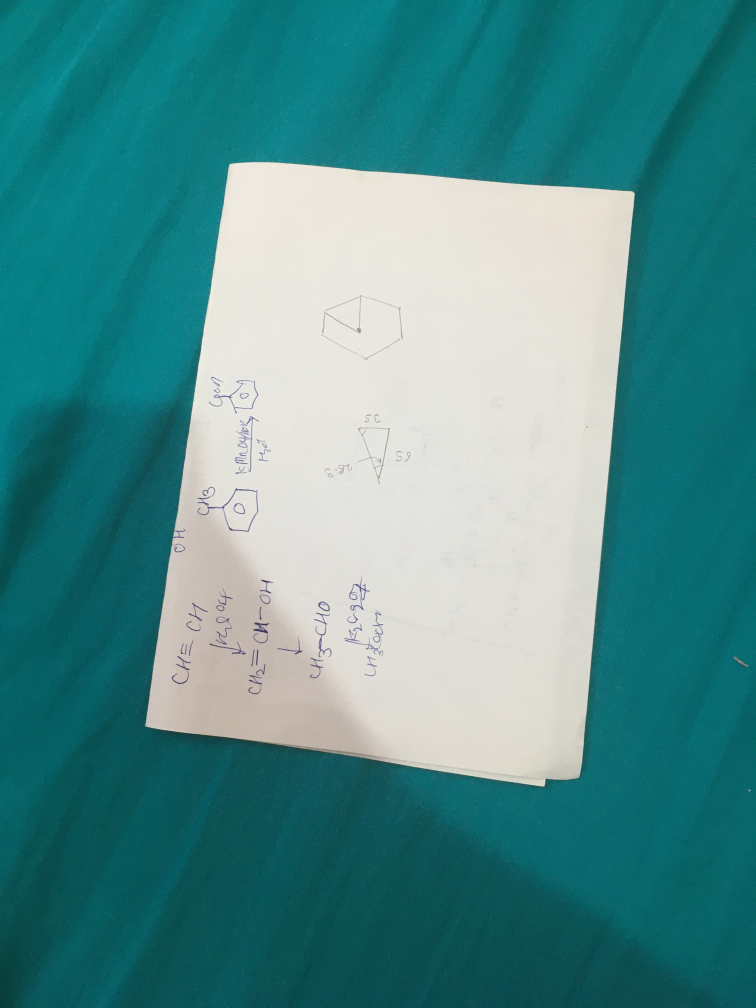
#> input picture Assignment_7/IMG_3879.jpg, 3024 x 4032 px (shown at 1/4 size)
$ python Q2.py
#> lines starting #> are read from the running program, lines starting #| are printed output that depends on the picture; after the words box and inside, x2 and y2 are one past the last pixel; in counts of white or black regions, pixels touching at a corner belong together
import cv2
import numpy as np

iimg=cv2.imread('IMG_3879.jpg')
#> iimg is the input picture: shape (4032, 3024, 3); mean B, G, R 141.6, 141.2, 79.5
img=cv2.resize(iimg,(640,640))
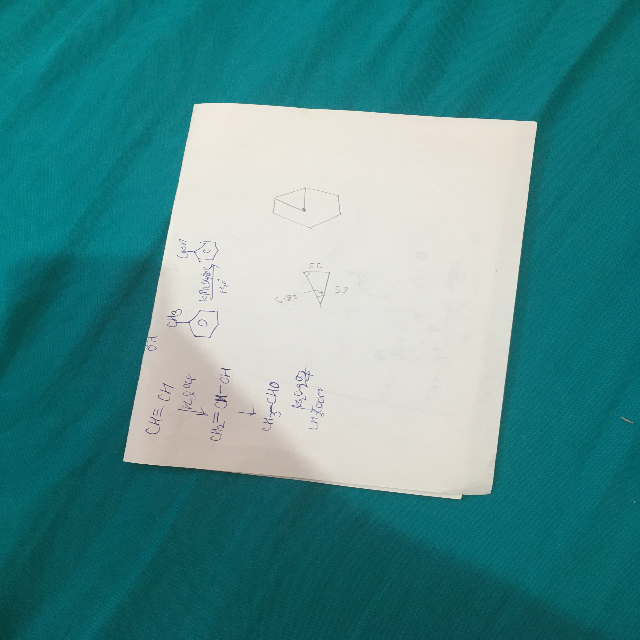
#> img: shape (640, 640, 3); mean B, G, R 141.5, 141.1, 79.4
image=cv2.cvtColor(img,cv2.COLOR_BGR2GRAY)
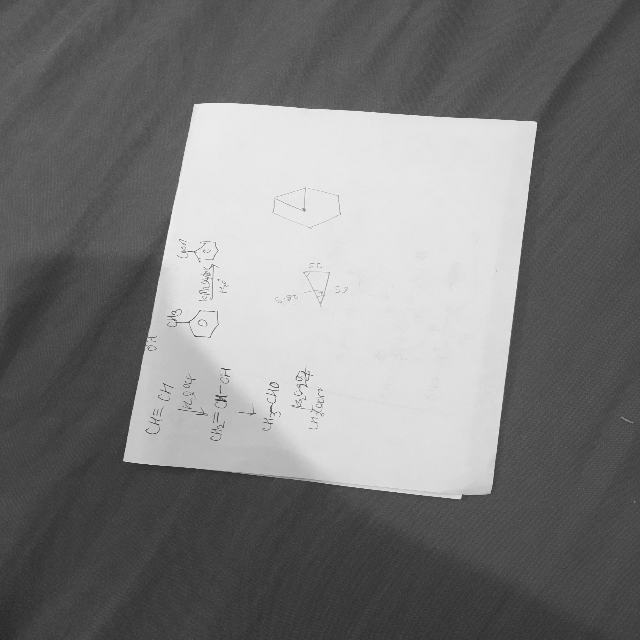
#> image: shape (640, 640); min 36, max 242, mean 122.7
kernel=np.ones((2,2))
gaussian_blur=cv2.GaussianBlur(image,(5,5),2)
edge=cv2.Canny(gaussian_blur,150,200)
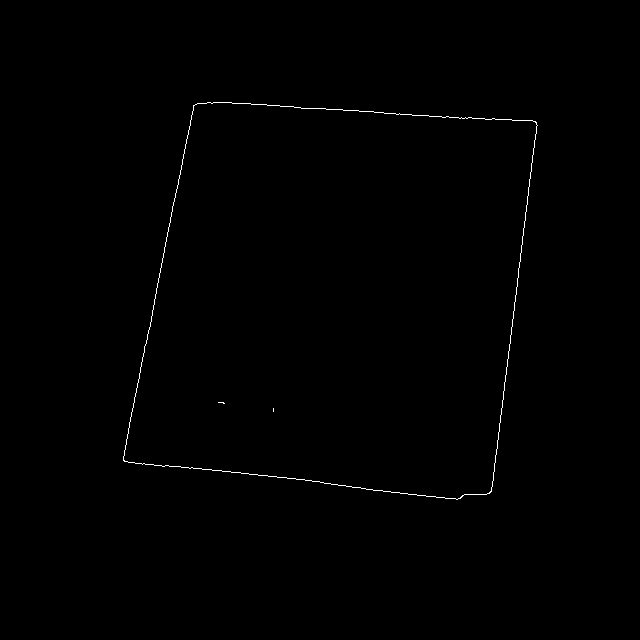
#> edge: shape (640, 640); 0.35% white in thin lines or dots, all inside (x1, y1, x2, y2) = (123, 102, 538, 500)
contours,heirarchy=cv2.findContours(edge,cv2.RETR_TREE,cv2.CHAIN_APPROX_SIMPLE)
#> contours = 4 contours, 2 with area under 20; largest, box (x1, y1, x2, y2) and area: (123, 102, 538, 500) 133016, (123, 102, 538, 500) 133006
areas=[cv2.contourArea(c) for c in contours]
#> areas = [133015.5, 133006.5, 0, 1]
max_index=np.argmax(areas)
#> max_index = 0
max_contour=contours[max_index]
#> max_contour = contour of 402 points, box (x1, y1, x2, y2) (123, 102, 538, 500), area 133016

perimeter=cv2.arcLength(max_contour,True)
#> perimeter = 1520.7
ROI=cv2.approxPolyDP(max_contour,0.01*perimeter,True)
#> ROI = [[193, 105], [123, 460], [489, 493], [536, 122]]
cv2.drawContours(img,[ROI],-1,(0,255,0),2)
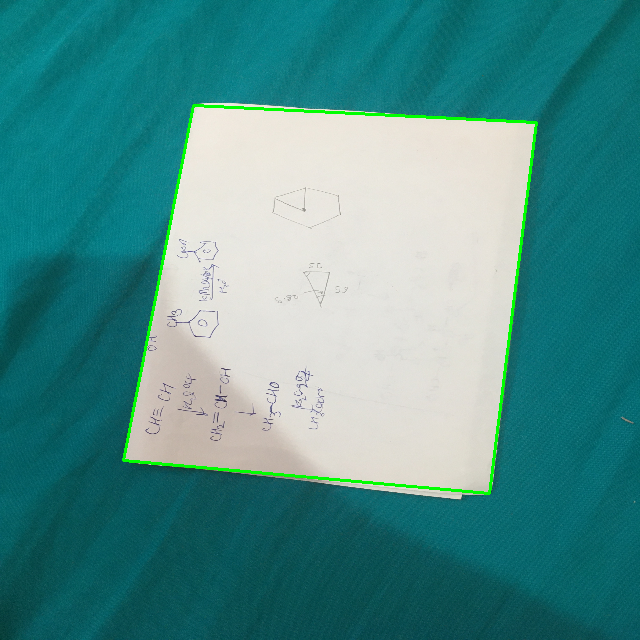
#> img: shape (640, 640, 3); 1.05% of pixels changed, all inside (x1, y1, x2, y2) = (122, 104, 538, 495)

pts_1=np.array([ROI[0],ROI[1],ROI[3],ROI[2]],np.float32)
#> pts_1 = [[193, 105], [123, 460], [536, 122], [489, 493]]
pts_2=np.array([(0,0),(500,0),(0,500),(500,500)],np.float32)
perspective=cv2.getPerspectiveTransform(pts_1,pts_2)
#> perspective = [[-0.0775, 1.56, -149.2], [1.57, 0.309, -334.8], [0.000106, 0.000234, 1]]
transformed=cv2.warpPerspective(img,perspective,(500,500))
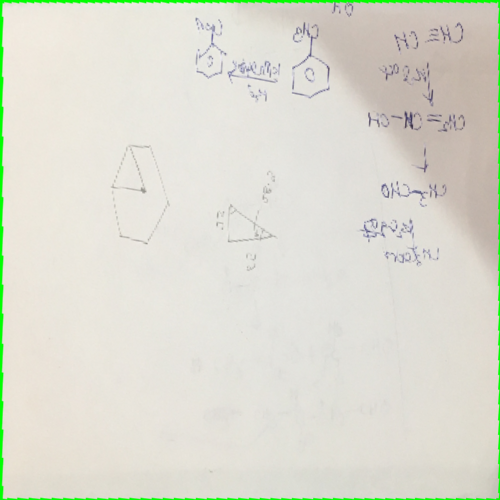
#> transformed: shape (500, 500, 3); mean B, G, R 209.2, 221, 220.6

cv2.imshow('img',img)
cv2.imshow('tramsformed',transformed)
cv2.waitKey(0)
